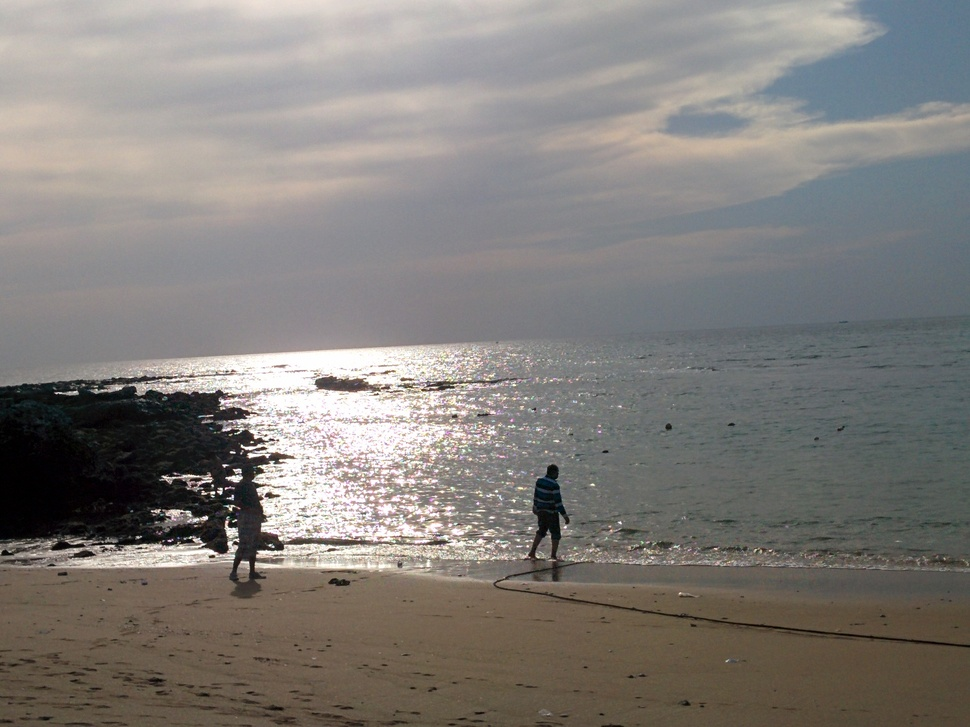
#> input picture Data/beach.jpg, 970 x 727 px, shrunk from 1792 x 1344 before the run, found by its file name
$ jupyter execute 'ALL COLOR CONVERSION FLAGS.ipynb'
#> lines starting #> are read from the running program, lines starting #| are printed output that depends on the picture
# Changing Colorspaces

There are many  functions available for converting colorspaces in OpenCV
These are cv2.cvtColor() and cv2.inRange() etc.

### Program to convert an image into Grayscale

[cell 1]
# Step 1:- Import the required packages
import cv2
# Step 2:- Load the images
img1=cv2.imread("DATA/beach.jpg",1)
#> img1 is the input picture: shape (727, 970, 3); mean B, G, R 122.3, 125.9, 129.5
# Step 3:-  Convert the color into GRAYSCALE
gray=cv2.cvtColor(img1,cv2.COLOR_BGR2GRAY)
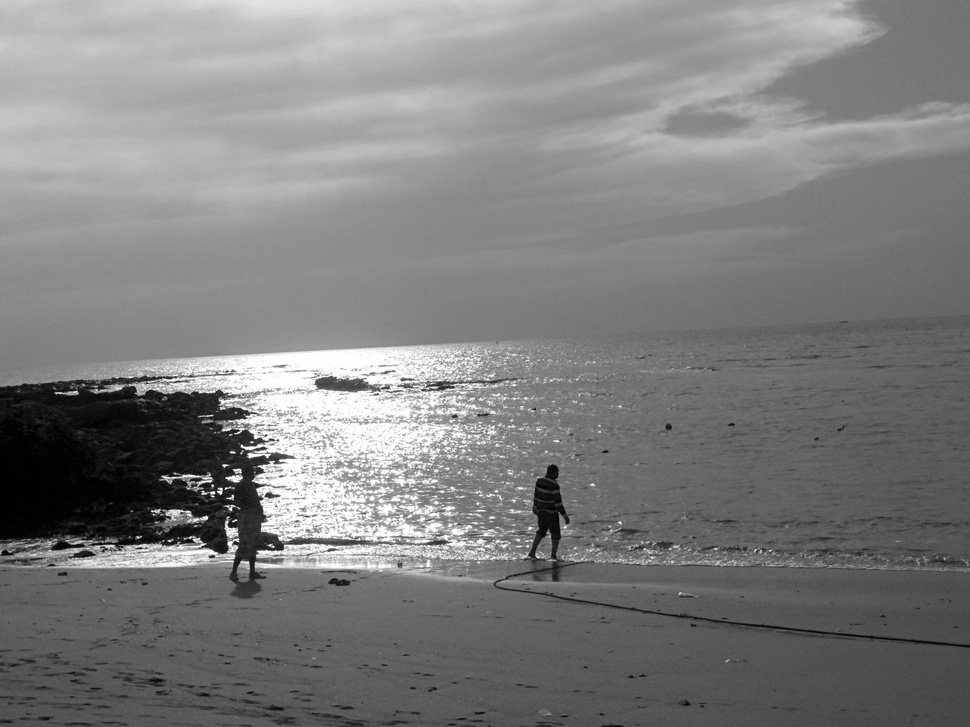
#> gray: shape (727, 970); min 0, max 255, mean 126.6
# Step 4:- Show the converted image to the user
cv2.imshow("Converted Image",gray)
# Step 5:- Save the image to the drive
cv2.imwrite("OUTPUTS/grayedimage.jpg",gray)
#> Out = True

### Program to convert an image into Grayscale

[cell 2]
# Step 1:- Import the required packages
import cv2
# Step 2:- Load the images
img1=cv2.imread("DATA/image1.jpg",1)
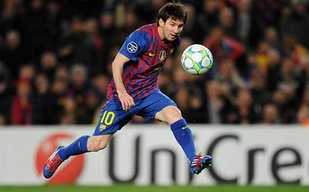
#> input picture Data/image1.jpg, 309 x 192 px, shrunk from 570 x 355 before the run, found by its file name
#> img1 is the input picture: shape (192, 309, 3); mean B, G, R 77.6, 81.9, 91.1
# Step 3:-  Convert the color into HSV
hsv=cv2.cvtColor(img1,cv2.COLOR_BGR2HSV)
#> hsv: shape (192, 309, 3); mean H, S, V 50, 77.4, 98.4
# Step 4:- Show the converted image to the user
cv2.imshow("Converted Image",hsv)
# Step 5:- Save the image to the drive
cv2.imwrite("OUTPUTS/HSVimage.jpg",hsv)
#> Out = True

### Program to convert an image into RGB

[cell 3]
# Step 1:- Import the required packages
import cv2
# Step 2:- Load the images
img1=cv2.imread("DATA/beach.jpg",1)
# Step 3:-  Convert the color into HSV
rgb=cv2.cvtColor(img1,cv2.COLOR_BGR2RGB)
# Step 4:- Show the converted image to the user
cv2.imshow("Converted Image",rgb)
# Step 5:- Save the image to the drive
cv2.imwrite("OUTPUTS/RGBbeach.jpg",rgb)
#> Out = True

### Program to List Down all the functions available in OPENCV

[cell 4]
# Step 1:- Import the required module
import cv2
# Now list down all the functions available in opencv
functions=dir(cv2)
for fun in functions:
    print(fun)
    print("\n")
